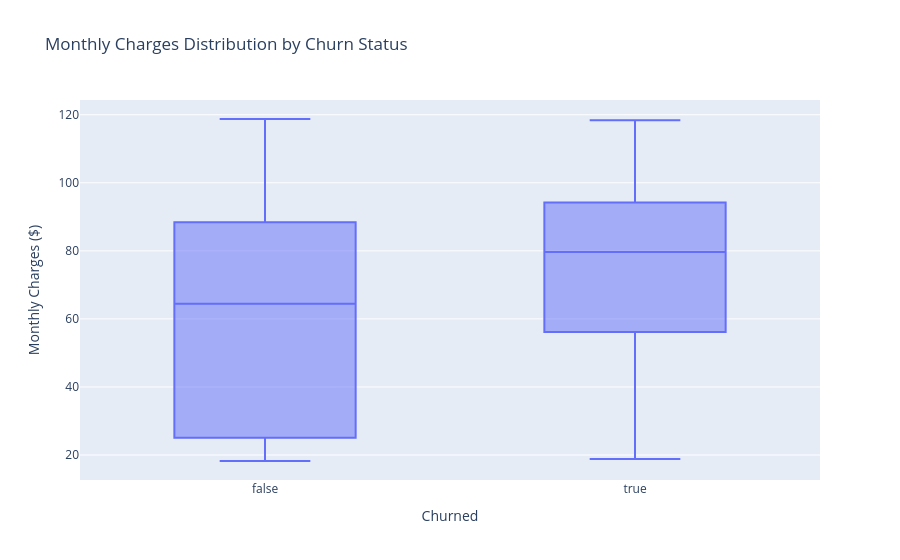

Source (notebook cell):
### Markdown cell above
## 6. Financial Features Analysis

### Code cell
# Monthly charges distribution
fig = px.box(df, x='has_churned', y='monthly_charges', 
             title='Monthly Charges Distribution by Churn Status',
             labels={'has_churned': 'Churned', 'monthly_charges': 'Monthly Charges ($)'})
fig.show()

# Key stats
print("\nMonthly Charges by Churn Status:")
print(df.groupby('has_churned')['monthly_charges'].describe())

### Figure 1 — Plotly figure (JSON) as saved in the notebook; plotly's stock layout.template omitted (floating-point values rounded to 4 significant figures; data arrays with more than 128 entries replaced by an {"elided": "..."} marker saying what was removed)
{"data": [{"alignmentgroup": "True", "hovertemplate": "Churned=%{x}<br>Monthly Charges ($)=%{y}<extra></extra>", "legendgroup": "", "marker": {"color": "#636efa"}, "name": "", "notched": false, "offsetgroup": "", "orientation": "v", "showlegend": false, "type": "box", "x": {"elided": "7043 bool values"}, "x0": " ", "xaxis": "x", "y": {"elided": "7043 float values"}, "y0": " ", "yaxis": "y"}], "layout": {"boxmode": "group", "legend": {"tracegroupgap": 0}, "title": {"text": "Monthly Charges Distribution by Churn Status"}, "xaxis": {"anchor": "y", "domain": [0, 1], "title": {"text": "Churned"}}, "yaxis": {"anchor": "x", "domain": [0, 1], "title": {"text": "Monthly Charges ($)"}}}}
